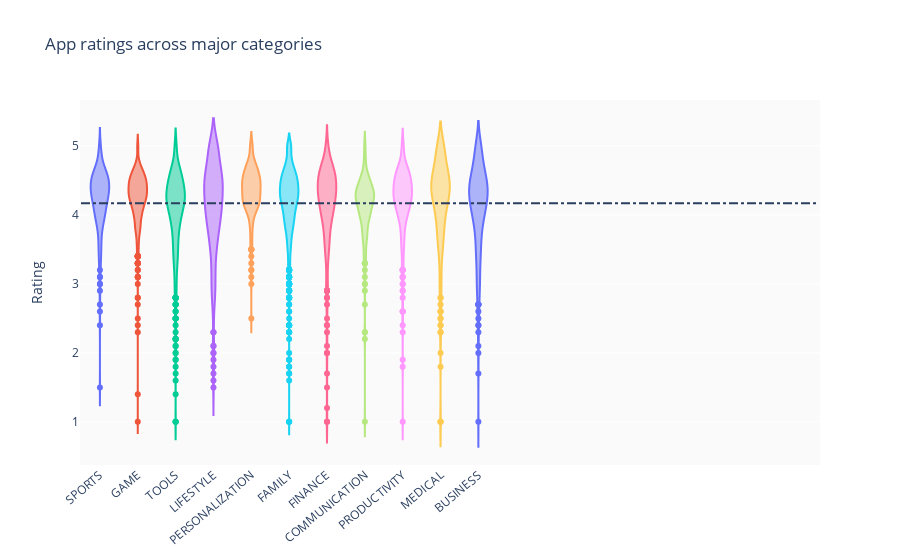

The cell this chart's notebook holds for it:
### Code cell
groups = df_info.groupby('Category').filter(lambda x: len(x) >= 292).reset_index()
print('Average rating = ', np.nanmean(list(groups.Rating)))
c = ['hsl('+str(h)+',50%'+',50%)' for h in np.linspace(0, 720, len(set(groups.Category)))]

layout = {'title' : 'App ratings across major categories',
        'xaxis': {'tickangle':-40},
        'yaxis': {'title': 'Rating'},
          'plot_bgcolor': 'rgb(250,250,250)',
          'shapes': [{
              'type' :'line',
              'x0': -.5,
              'y0': np.nanmean(list(groups.Rating)),
              'x1': 19,
              'y1': np.nanmean(list(groups.Rating)),
              'line': { 'dash': 'dashdot'}
          }]
          }

data = [{
    'y': df_info.loc[df_info.Category==category]['Rating'], 
    'type':'violin',
    'name' : category,
    'showlegend':False,
    #'marker': {'color': 'Set2'},
    } for i,category in enumerate(list(set(groups.Category)))]

plotly.offline.iplot({'data': data, 'layout': layout})

### Figure 1 — Plotly figure (JSON) as saved in the notebook; plotly's stock layout.template omitted (floating-point values rounded to 4 significant figures; data arrays with more than 128 entries replaced by an {"elided": "..."} marker saying what was removed)
{"data": [{"name": "SPORTS", "showlegend": false, "type": "violin", "y": {"elided": "325 float values"}}, {"name": "GAME", "showlegend": false, "type": "violin", "y": {"elided": "959 float values"}}, {"name": "TOOLS", "showlegend": false, "type": "violin", "y": {"elided": "827 float values"}}, {"name": "LIFESTYLE", "showlegend": false, "type": "violin", "y": {"elided": "369 float values"}}, {"name": "PERSONALIZATION", "showlegend": false, "type": "violin", "y": {"elided": "376 float values"}}, {"name": "FAMILY", "showlegend": false, "type": "violin", "y": {"elided": "1831 float values"}}, {"name": "FINANCE", "showlegend": false, "type": "violin", "y": {"elided": "345 float values"}}, {"name": "COMMUNICATION", "showlegend": false, "type": "violin", "y": {"elided": "315 float values"}}, {"name": "PRODUCTIVITY", "showlegend": false, "type": "violin", "y": {"elided": "374 float values"}}, {"name": "MEDICAL", "showlegend": false, "type": "violin", "y": {"elided": "395 float values"}}, {"name": "BUSINESS", "showlegend": false, "type": "violin", "y": {"elided": "420 float values"}}], "layout": {"plot_bgcolor": "rgb(250,250,250)", "shapes": [{"line": {"dash": "dashdot"}, "type": "line", "x0": -0.5, "x1": 19, "y0": 4.167, "y1": 4.167}], "title": {"text": "App ratings across major categories"}, "xaxis": {"tickangle": -40}, "yaxis": {"title": {"text": "Rating"}}}}
